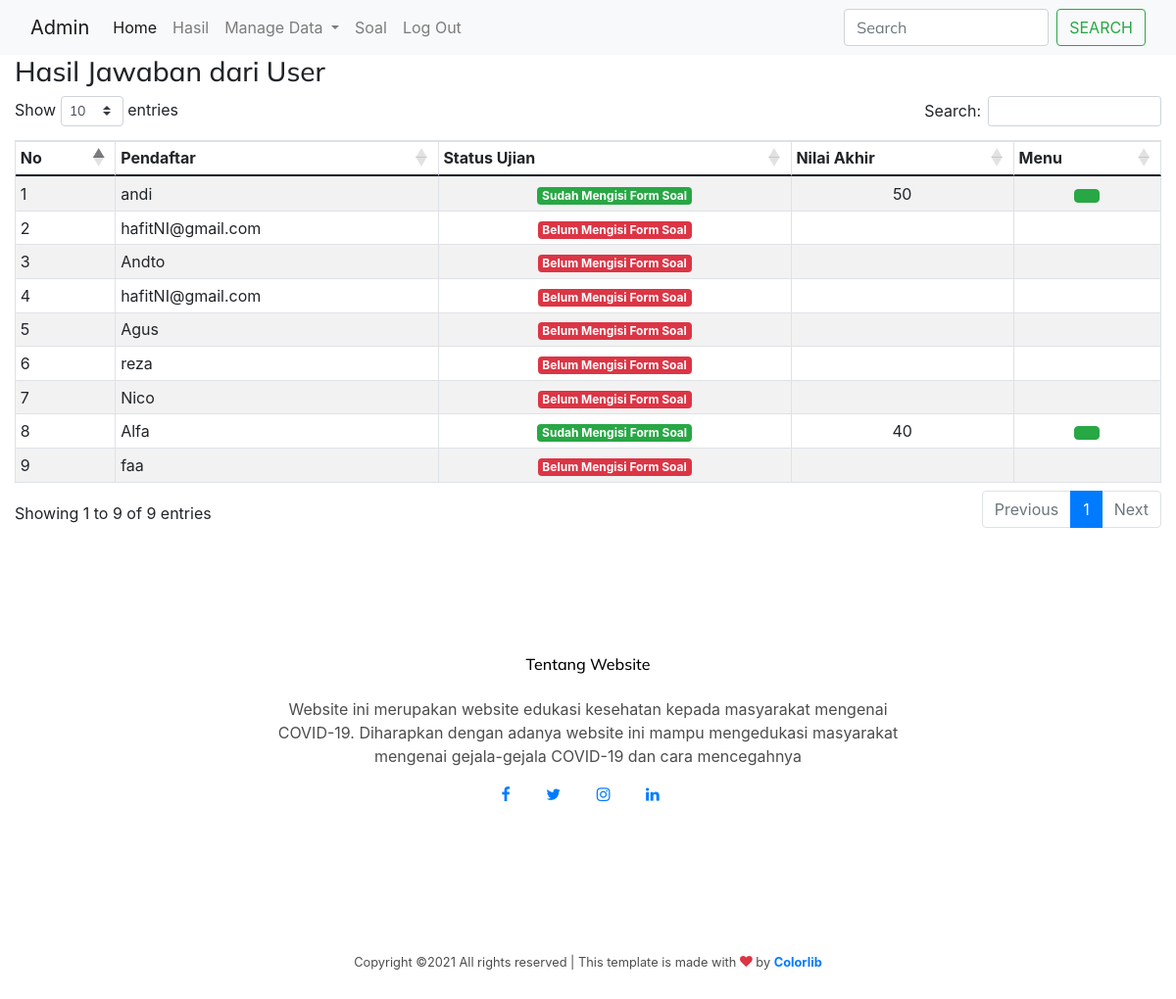
Page /index.php?hasil (signed in) on the committed database.
### tables this page shows
CREATE TABLE `tbl_register` (
  `id_register` int(11) NOT NULL,
  `nik` int(90) NOT NULL,
  `nama` char(90) NOT NULL,
  `tanggallahir` date NOT NULL,
  `usia` int(30) NOT NULL,
  `alamat` text NOT NULL,
  `provinsi` char(60) NOT NULL,
  `jk` enum('pria','wanita') NOT NULL,
  `status` enum('lajang','menikah') NOT NULL,
  `hasil_pemeriksaan` enum('negatif','positif') NOT NULL
);

CREATE TABLE `tbl_jawaban` (
  `id_jawaban` int(11) NOT NULL,
  `nik` char(90) NOT NULL,
  `benar` int(40) NOT NULL,
  `salah` int(40) NOT NULL,
  `kosong` int(40) NOT NULL,
  `nilai` char(50) NOT NULL
);

### halamanAdmin/hasil.php (the view, shortened to what this page needs)
<?php
    include_once"modal/modal_lihat_jawaban.php";
?>
<h3><span class="iconify" data-icon="bi:list-check" data-inline="false"></span>Hasil Jawaban dari User</h3>
<table id="example" class="table table-bordered table-striped table-hover table-sm">
    <thead>
        <tr>
            <th>No</th>
            <th>Pendaftar</th>
            <th>Status Ujian</th>
            <th><span class="iconify" data-icon="clarity:checkbox-list-line" data-inline="false"></span> Nilai Akhir</th>
            <th>Menu</th>
        </tr>
    </thead>
    <tbody>
    <?php
        $users = mysqli_query($conn,"SELECT * FROM tbl_register ");
            $no=1;
            while($rowUsers = mysqli_fetch_array($users)){
                $statusUjian = mysqli_query($conn,"SELECT * FROM tbl_jawaban WHERE nik='$rowUsers[nik]' ");
                    if(mysqli_num_rows($statusUjian)>0){
                        $rowStatusUjian = mysqli_fetch_array($statusUjian);
                        $status ='<span class="badge bg-success">Sudah Mengisi Form Soal</span>';
                        $menu = "<a class='btn btn-success' title='Lihat Jawaban' href='#lihat_jawaban' data-toggle='modal' data-id='$rowUsers[nik]'><span class='iconify' data-icon='fluent:eye-show-12-regular' data-inline='false'></span></a>";
                        $nilaiAkhir = $rowStatusUjian['nilai'];
                    }else{
                        $status ='<span class="badge bg-danger">Belum Mengisi Form Soal</span>';
                        $menu ="";
                        $nilaiAkhir ="";
                    }
                echo"<tr>
                    <td>$no</td>
                    <td>$rowUsers[nama]</td>
                    <td align='center'>$status</td>
                    <td align='center'>$nilaiAkhir</td>
                    <td align='center'>$menu</td>
                </tr>";
                $no++;
            }
    ?>
    </tbody>
</table>

### index.php (shortened to what this page needs)
<!doctype html>
<html lang="en">
<head>
  <link rel="stylesheet" href="fonts/icomoon/style.css">
  <link rel="stylesheet" href="css/bootstrap.min.css">
  <link rel="stylesheet" href="css/jquery-ui.css">
  <link rel="stylesheet" href="css/owl.carousel.min.css">
  <link rel="stylesheet" href="css/owl.theme.default.min.css">
  <link rel="stylesheet" href="css/owl.theme.default.min.css">
  <link rel="stylesheet" href="css/jquery.fancybox.min.css">
  <link rel="stylesheet" href="css/bootstrap-datepicker.css">
  <link rel="stylesheet" href="fonts/flaticon/font/flaticon.css">
  <link rel="stylesheet" href="fonts/flaticon-covid/font/flaticon.css">
  <link rel="stylesheet" href="css/aos.css">
  <link rel="stylesheet" href="css/style.css">
  <link href="https://cdn.jsdelivr.net/npm/bootstrap@5.0.1/dist/css/bootstrap.min.css" rel="stylesheet">
  <link href="css/dataTables.bootstrap4.min.css" rel="stylesheet">
  <link rel="stylesheet" href="https://cdnjs.cloudflare.com/ajax/libs/twitter-bootstrap/4.5.2/css/bootstrap.css">
  <link rel="stylesheet" href="https://cdn.datatables.net/1.10.22/css/dataTables.bootstrap4.min.css">
</head>
<body data-spy="scroll" data-target=".site-navbar-target" data-offset="300">
<?php
	if(empty($_SESSION['username']) && (empty($_SESSION['password'])) ){
	    include_once"theme/halamanAwal.php";
  }else{
	  require_once"halamanAdmin.php";
  }
?>
</body>
</html>

### halamanAdmin.php (shortened to what this page needs)
<!doctype html>
<html lang="en">
  <head>
  </head>
  <body>
<nav class="navbar navbar-expand-lg navbar-light bg-light">
  <div class="container-fluid">
    <a class="navbar-brand" href="#"><span class="iconify" data-icon="carbon:user-admin" data-inline="false"></span> Admin</a>
    <div class="collapse navbar-collapse" id="navbarSupportedContent">
      <ul class="navbar-nav me-auto mb-2 mb-lg-0">
        <li class="nav-item">
          <a class="nav-link active" aria-current="page" href="index.php"><span class="iconify" data-icon="bx:bx-home" data-inline="false"></span> Home</a>
        </li>
        <li class="nav-item">
          <a class="nav-link" href="index.php?hasil"><span class="iconify" data-icon="foundation:results" data-inline="false"></span> Hasil</a>
        </li>
        <li class="nav-item dropdown">
          <a class="nav-link dropdown-toggle" href="#" id="navbarDropdown" role="button" data-bs-toggle="dropdown" aria-expanded="false">
          <span class="iconify" data-icon="whh:filemanager" data-inline="false"></span> Manage Data
          </a>
        </li>
        <li class="nav-item">
          <a class="nav-link" href="index.php?soal" tabindex="-1" aria-disabled="true"><span class="iconify" data-icon="bi:list-check" data-inline="false"></span> Soal</a>
        </li>
        <li class="nav-item">
          <a class="nav-link" href="logout.php" tabindex="-1" aria-disabled="true"><span class="iconify" data-icon="akar-icons:toggle-off" data-inline="false"></span> Log Out</a>
        </li>
      </ul>
      <form class="d-flex">
        <input class="form-control me-2" type="search" placeholder="Search" aria-label="Search">
        <button class="btn btn-outline-success" type="submit">Search</button>
      </form>
    </div>
  </div>
</nav>
<div class="container-fluid">
    <?php
      if(isset($_GET['dataRegistrasi'])){
        include_once"halamanAdmin/dataRegistrasi.php";
      }else
      if(isset($_GET['hapusRegister'])){
        $id_register  = $_GET['hapusRegister'];
        mysqli_query($conn,"DELETE FROM tbl_register WHERE id_register='$id_register' ");
        header('location:index.php?dataRegistrasi');
      }else
      if(isset($_GET['dataPendaftarCovid'])){
        include_once"halamanAdmin/dataPendaftarCovid.php";
      }else
      if(isset($_GET['soal'])){
          include_once"halamanAdmin/soal.php";
      }else
      if(isset($_GET['hasil'])){
          include_once"halamanAdmin/hasil.php";
      }
    ?>
</div>
<div class="site-footer">
      <div class="container">
        <div class="row mb-5">
          <div class="col-lg-7 mx-auto text-center">
            <h2 class="footer-heading mb-4">Tentang Website</h2>
            <p>Website ini merupakan website edukasi kesehatan kepada masyarakat mengenai COVID-19. Diharapkan dengan adanya website ini mampu mengedukasi masyarakat mengenai gejala-gejala COVID-19 dan cara mencegahnya</p>
            <div class="row mb-5">
              <div class="col-lg-7 mx-auto text-center">
                <a href="#" class="pl-0 pr-3"><span class="icon-facebook"></span></a>
                <a href="#" class="pl-3 pr-3"><span class="icon-twitter"></span></a>
                <a href="#" class="pl-3 pr-3"><span class="icon-instagram"></span></a>
                <a href="#" class="pl-3 pr-3"><span class="icon-linkedin"></span></a>
              </div>
            </div>
          </div>
        </div>
        <div class="row text-center">
          <div class="col-md-12">
            <div class="border-top pt-5">
              <p class="copyright"><small>
                Copyright &copy;<script>document.write(new Date().getFullYear());</script> All rights reserved | This template is made with <i class="icon-heart text-danger" aria-hidden="true"></i> by <a href="https://colorlib.com" target="_blank" >Colorlib</a>
                </small></p>
              </div>
            </div>
          </div>
    </body>
</html>

### halamanAdmin/modal/modal_lihat_jawaban.php (shortened to what this page needs)
<div class="modal fade" id="lihat_jawaban" role="dialog">
</div>

### css/style.css (style rules this page uses)
html { overflow-x: hidden; }
body { line-height: 1.7; color: gray; font-weight: 400; font-size: 1rem; }
a { -webkit-transition: .3s all ease; -o-transition: .3s all ease; transition: .3s all ease; }
h1, h2, h3, h4, h5, .h1, .h2, .h3, .h4, .h5 { font-family: "Mulish", -apple-system, BlinkMacSystemFont, "Segoe UI", Roboto, "Helvetica Neue", Arial, "Noto Sans", sans-serif, "Apple Color Emoji", "Segoe UI Emoji", "Segoe UI Symbol", "Noto Color Emoji"; }
body:after { -webkit-transition: .3s all ease-in-out; -o-transition: .3s all ease-in-out; transition: .3s all ease-in-out; }
.btn { font-size: 12px; text-transform: uppercase; border-radius: 30px; padding: 10px 30px; }
.form-control { height: 43px; border-radius: 4px; font-family: "Mulish", -apple-system, BlinkMacSystemFont, "Segoe UI", Roboto, "Helvetica Neue", Arial, "Noto Sans", sans-serif, "Apple Color Emoji", "Segoe UI Emoji", "Segoe UI Symbol", "Noto Color Emoji"; }
.site-footer { padding: 4em 0; }
@media (min-width: 768px) { .site-footer { padding: 8em 0; } }
.site-footer .border-top { border-top: 1px solid rgba(255, 255, 255, 0.1) !important; }
.site-footer p { color: rgba(0, 0, 0, 0.7); }
.site-footer h2, .site-footer h3, .site-footer h4, .site-footer h5 { color: #000; }
.site-footer a { font-weight: 700; }
.site-footer .footer-heading { font-size: 16px; color: #000; }

### rows in the picture
tbl_register: nama "andi", shows "Sudah Mengisi Form Soal", tbl_jawaban.nilai "50"
tbl_register: nama "hafitNI@gmail.com", shows "Belum Mengisi Form Soal"
tbl_register: nama "Andto", shows "Belum Mengisi Form Soal"
tbl_register: nama "hafitNI@gmail.com", shows "Belum Mengisi Form Soal"
tbl_register: nama "Agus", shows "Belum Mengisi Form Soal"
tbl_register: nama "reza", shows "Belum Mengisi Form Soal"
tbl_register: nama "Nico", shows "Belum Mengisi Form Soal"
tbl_register: nama "Alfa", shows "Sudah Mengisi Form Soal", tbl_jawaban.nilai "40"
tbl_register: nama "faa", shows "Belum Mengisi Form Soal"
